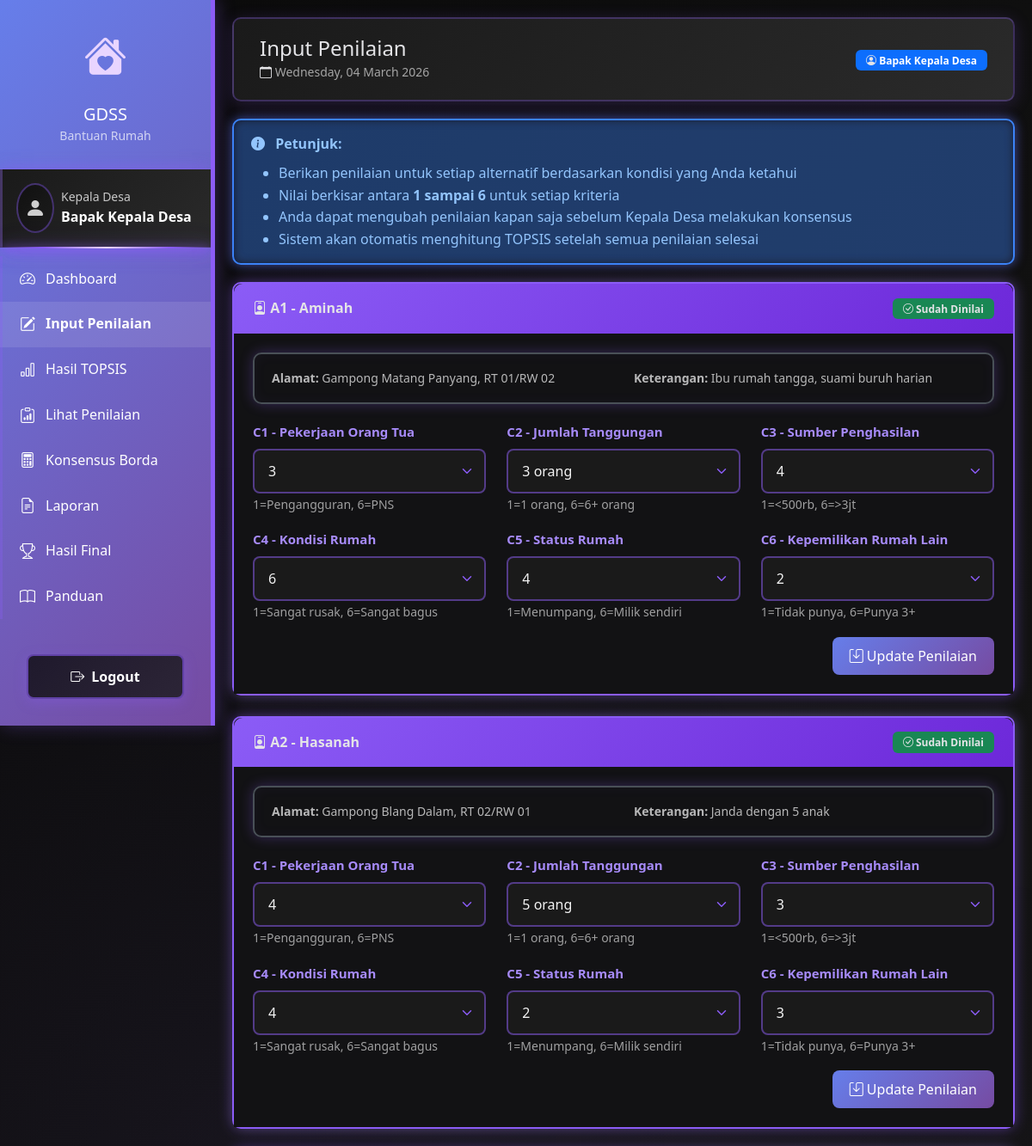
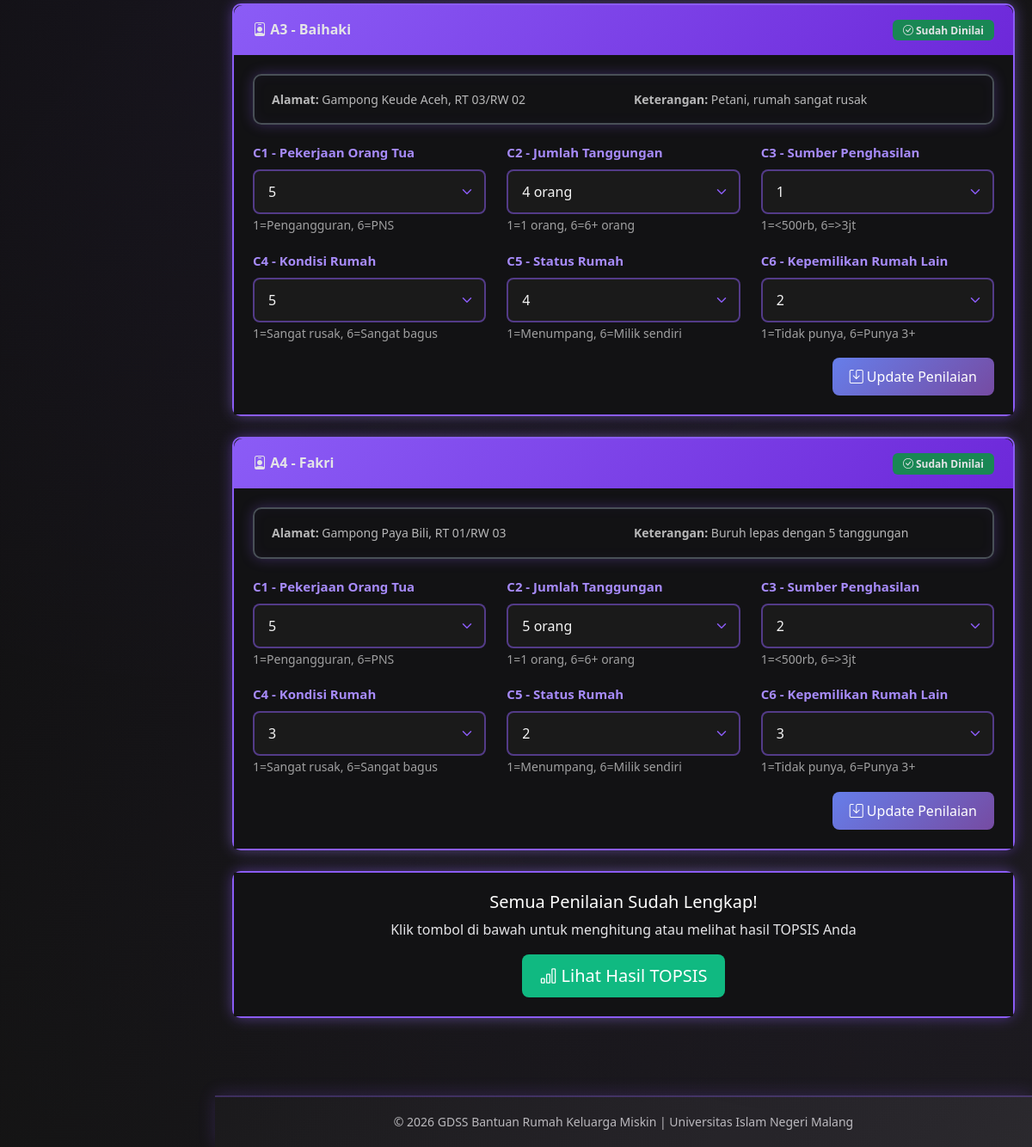
/dm/input_penilaian.php (signed in), run on the app's committed database (2 pictures, top to bottom).
### tables this page shows
CREATE TABLE `alternatif` (
  `id` int NOT NULL,
  `kode` varchar(10) NOT NULL,
  `nama` varchar(100) NOT NULL,
  `alamat` text,
  `no_kk` varchar(20) DEFAULT NULL,
  `no_ktp` varchar(20) DEFAULT NULL,
  `keterangan` text,
  `created_at` timestamp NULL DEFAULT CURRENT_TIMESTAMP
);

### config/database.php (called while the page is built, shortened)
<?php
$conn = mysqli_connect(DB_HOST, DB_USER, DB_PASS, DB_NAME);
mysqli_set_charset($conn, "utf8");
function query($sql) {
    global $conn;
    $result = mysqli_query($conn, $sql);
    return $result;
}
function fetch($sql) {
    $result = query($sql);
    return mysqli_fetch_assoc($result);
}
function fetchAll($sql) {
    $result = query($sql);
    $rows = [];
    while ($row = mysqli_fetch_assoc($result)) {
        $rows[] = $row;
    }
    return $rows;
}
?>

### functions/topsis.php (called while the page is built, shortened)
<?php
require_once __DIR__ . '/../config/database.php';
function cekPenilaianLengkap($user_id) {
    $totalAlternatif = fetch("SELECT COUNT(*) as total FROM alternatif")['total'];
    $totalPenilaian = fetch("SELECT COUNT(*) as total FROM penilaian WHERE user_id = $user_id")['total'];
    return $totalPenilaian >= $totalAlternatif;
}
?>

### dm/input_penilaian.php (the view, shortened to what this page needs)
<?php
require_once '../includes/header.php';
require_once '../functions/topsis.php';
$user_id = $_SESSION['user_id'];
$alternatif = fetchAll("SELECT * FROM alternatif ORDER BY kode");
$penilaianAda = fetchAll("SELECT * FROM penilaian WHERE user_id = $user_id");
$penilaianMap = [];
foreach ($penilaianAda as $p) {
    $penilaianMap[$p['alternatif_id']] = $p;
}
?>
<div class="alert alert-info">
    <i class="bi bi-info-circle-fill"></i>
    <strong>Petunjuk:</strong>
    <ul class="mb-0 mt-2">
        <li>Berikan penilaian untuk setiap alternatif berdasarkan kondisi yang Anda ketahui</li>
        <li>Nilai berkisar antara <strong>1 sampai 6</strong> untuk setiap kriteria</li>
        <li>Anda dapat mengubah penilaian kapan saja sebelum Kepala Desa melakukan konsensus</li>
        <li>Sistem akan otomatis menghitung TOPSIS setelah semua penilaian selesai</li>
    </ul>
</div>
<?php foreach ($alternatif as $alt): ?>
<?php
$sudahDinilai = isset($penilaianMap[$alt['id']]);
$nilai = $sudahDinilai ? $penilaianMap[$alt['id']] : null;
?>
<div class="card mb-4">
    <div class="card-header d-flex justify-content-between align-items-center">
        <span>
            <i class="bi bi-person-badge"></i>
            <strong><?= $alt['kode'] ?> - <?= $alt['nama'] ?></strong>
        </span>
        <?php if ($sudahDinilai): ?>
            <span class="badge bg-success">
                <i class="bi bi-check-circle"></i> Sudah Dinilai
            </span>
        <?php else: ?>
            <span class="badge bg-warning">
                <i class="bi bi-hourglass-split"></i> Belum Dinilai
            </span>
        <?php endif; ?>
    </div>
    <div class="card-body">
        <div class="alert alert-light">
            <div class="row">
                <div class="col-md-6">
                    <small><strong>Alamat:</strong> <?= $alt['alamat'] ?></small>
                </div>
                <div class="col-md-6">
                    <small><strong>Keterangan:</strong> <?= $alt['keterangan'] ?></small>
                </div>
            </div>
        </div>
        <form method="POST" action="">
            <div class="row">
                <div class="col-md-4 mb-3">
                    <label class="form-label"><strong>C1 - Pekerjaan Orang Tua</strong></label>
                    <select name="c1_pekerjaan" class="form-select" required>
                        <?php for($i=1; $i<=6; $i++): ?>
                        <option value="<?= $i ?>" <?= $nilai && $nilai['c1_pekerjaan'] == $i ? 'selected' : '' ?>>
                            <?= $i ?>
                        </option>
                        <?php endfor; ?>
                    </select>
                    <small class="text-muted">1=Pengangguran, 6=PNS</small>
                </div>
                <div class="col-md-4 mb-3">
                    <label class="form-label"><strong>C2 - Jumlah Tanggungan</strong></label>
                    <select name="c2_tanggungan" class="form-select" required>
                        <?php for($i=1; $i<=6; $i++): ?>
                        <option value="<?= $i ?>" <?= $nilai && $nilai['c2_tanggungan'] == $i ? 'selected' : '' ?>>
                            <?= $i ?> orang
                        </option>
                        <?php endfor; ?>
                    </select>
                    <small class="text-muted">1=1 orang, 6=6+ orang</small>
                </div>
                <div class="col-md-4 mb-3">
                    <label class="form-label"><strong>C3 - Sumber Penghasilan</strong></label>
                    <select name="c3_penghasilan" class="form-select" required>
                        <?php for($i=1; $i<=6; $i++): ?>
                        <option value="<?= $i ?>" <?= $nilai && $nilai['c3_penghasilan'] == $i ? 'selected' : '' ?>>
                            <?= $i ?>
                        </option>
                        <?php endfor; ?>
                    </select>
                    <small class="text-muted">1=<500rb, 6=>3jt</small>
                </div>
                <div class="col-md-4 mb-3">
                    <label class="form-label"><strong>C4 - Kondisi Rumah</strong></label>
                    <select name="c4_kondisi_rumah" class="form-select" required>
                        <?php for($i=1; $i<=6; $i++): ?>
                        <option value="<?= $i ?>" <?= $nilai && $nilai['c4_kondisi_rumah'] == $i ? 'selected' : '' ?>>
                            <?= $i ?>
                        </option>
                        <?php endfor; ?>
                    </select>
                    <small class="text-muted">1=Sangat rusak, 6=Sangat bagus</small>
                </div>
                <div class="col-md-4 mb-3">
                    <label class="form-label"><strong>C5 - Status Rumah</strong></label>
                    <select name="c5_status_rumah" class="form-select" required>
                        <?php for($i=1; $i<=6; $i++): ?>
                        <option value="<?= $i ?>" <?= $nilai && $nilai['c5_status_rumah'] == $i ? 'selected' : '' ?>>
                            <?= $i ?>
                        </option>
                        <?php endfor; ?>
                    </select>
                    <small class="text-muted">1=Menumpang, 6=Milik sendiri</small>
                </div>
                <div class="col-md-4 mb-3">
                    <label class="form-label"><strong>C6 - Kepemilikan Rumah Lain</strong></label>
                    <select name="c6_kepemilikan" class="form-select" required>
                        <?php for($i=1; $i<=6; $i++): ?>
                        <option value="<?= $i ?>" <?= $nilai && $nilai['c6_kepemilikan'] == $i ? 'selected' : '' ?>>
                            <?= $i ?>
                        </option>
                        <?php endfor; ?>
                    </select>
                    <small class="text-muted">1=Tidak punya, 6=Punya 3+</small>
                </div>
            </div>
            <div class="text-end">
                <button type="submit" class="btn btn-primary">
                    <i class="bi bi-save"></i>
                    <?= $sudahDinilai ? 'Update Penilaian' : 'Simpan Penilaian' ?>
                </button>
            </div>
        </form>
    </div>
</div>
<?php endforeach; ?>
<?php if (cekPenilaianLengkap($user_id)): ?>
<div class="card">
    <div class="card-body text-center">
        <h5>Semua Penilaian Sudah Lengkap!</h5>
        <p class="text-muted">Klik tombol di bawah untuk menghitung atau melihat hasil TOPSIS Anda</p>
        <a href="hasil_topsis.php" class="btn btn-success btn-lg">
            <i class="bi bi-bar-chart"></i> Lihat Hasil TOPSIS
        </a>
    </div>
</div>
<?php endif; ?>
<?php require_once '../includes/footer.php'; ?>

### assets/css/style.css (style rules this page uses)
:root { --primary-purple: #8B5CF6; --secondary-purple: #A78BFA; --dark-purple: #6D28D9; --deep-purple: #5B21B6; --black-primary: #0A0A0A; --black-secondary: #1A1A1A; --black-tertiary: #2A2A2A; --black-quaternary: #3A3A3A; --success-color: #10B981; --danger-color: #EF4444; --warning-color: #F59E0B; --info-color: #3B82F6; --light-purple: #E9D5FF; --sidebar-width: 250px; --transition-speed: 0.3s; }
* { margin: 0; padding: 0; box-sizing: border-box; }
body { font-family: 'Segoe UI', Tahoma, Geneva, Verdana, sans-serif; background: linear-gradient(135deg, var(--black-primary) 0%, var(--black-secondary) 100%) !important; color: #FFFFFF !important; line-height: 1.6; overflow-x: hidden; }
body::before { content: ''; position: fixed; top: 0; left: 0; width: 100%; height: 100%; background: radial-gradient(circle at 20% 50%, rgba(139, 92, 246, 0.05) 0%, transparent 50%), radial-gradient(circle at 80% 80%, rgba(109, 40, 217, 0.05) 0%, transparent 50%); pointer-events: none; z-index: 0; }
a { text-decoration: none; transition: all var(--transition-speed) ease; }
div[class*="header"], div[class*="title"], div[class*="top"] { background-color: transparent !important; }
.card { background-color: #1a1a1e !important; border: 2px solid var(--primary-purple) !important; border-radius: 12px; box-shadow: 0 4px 25px rgba(139, 92, 246, 0.4), 0 0 20px rgba(139, 92, 246, 0.3), inset 0 0 20px rgba(139, 92, 246, 0.1); margin-bottom: 20px; transition: all var(--transition-speed) ease; position: relative; }
.card::before { content: ''; position: absolute; top: -2px; left: -2px; right: -2px; bottom: -2px; background: linear-gradient(135deg, var(--primary-purple) 0%, var(--secondary-purple) 50%, var(--primary-purple) 100%); border-radius: 12px; opacity: 0.5; z-index: -1; filter: blur(8px); animation: borderGlow 3s ease-in-out infinite; }
.card-header { background: linear-gradient(135deg, var(--primary-purple) 0%, var(--dark-purple) 100%) !important; color: #FFFFFF !important; border-radius: 12px 12px 0 0 !important; font-weight: 700; padding: 16px 22px; border: none; font-size: 16px; }
.card-body { padding: 22px; color: #e4e4e7 !important; background-color: #121214 !important; }
.card-text, .card-title, .card p, .card span { color: #e4e4e7 !important; }
.btn { border-radius: 8px; padding: 10px 20px; font-weight: 500; transition: all var(--transition-speed) ease; border: none; }
.btn-primary { background: linear-gradient(135deg, var(--primary-purple) 0%, var(--dark-purple) 100%); border: none; color: white; }
.btn-success { background: var(--success-color); color: white; }
.badge { padding: 6px 12px; border-radius: 6px; font-weight: 600; font-size: 12px; color: #FFFFFF !important; }
.form-control, .form-select { border-radius: 8px; border: 2px solid rgba(139, 92, 246, 0.5); padding: 12px 16px; transition: all var(--transition-speed) ease; background: #1a1a1a; color: rgba(255, 255, 255, 0.95) !important; font-weight: 500; }
.form-label { font-weight: 600; margin-bottom: 8px; color: var(--secondary-purple) !important; font-size: 15px; }
.form-select option { background: var(--black-tertiary); color: white; }
select.form-select, select.form-control { color: rgba(255, 255, 255, 0.95) !important; }
.alert { border-radius: 10px; border: 2px solid; padding: 15px 20px; margin-bottom: 20px; position: relative; box-shadow: 0 0 15px rgba(139, 92, 246, 0.3), inset 0 0 15px rgba(139, 92, 246, 0.05); }
.alert::before { content: ''; position: absolute; top: -2px; left: -2px; right: -2px; bottom: -2px; border-radius: 10px; opacity: 0.4; z-index: -1; filter: blur(6px); animation: alertGlow 2.5s ease-in-out infinite; }
.alert i { margin-right: 8px; }
.alert-info { background: rgba(59, 130, 246, 0.2); border-color: var(--info-color); color: #93C5FD; }
.alert-info::before { background: var(--info-color); }
h5, h6 { color: #FFFFFF !important; }
.text-muted { color: rgba(255, 255, 255, 0.6) !important; }
.container, .container-fluid, .row, .col, [class*="col-"] { background-color: transparent !important; }
a { color: var(--secondary-purple); }
small, .small { color: rgba(255, 255, 255, 0.7); }
div:not(.sidebar):not(.btn):not(.badge) { background-color: transparent; }

### data on the page
alternatif: kode "A1", nama "Aminah", shows "Sudah Dinilai", alamat "Gampong Matang Panyang, RT 01/RW 02", keterangan "Ibu rumah tangga, suami buruh harian", c1_pekerjaan "3", c2_tanggungan "3 orang", c3_penghasilan "4", c4_kondisi_rumah "6", c5_status_rumah "4", c6_kepemilikan "2", shows "Update Penilaian"
alternatif: kode "A2", nama "Hasanah", shows "Sudah Dinilai", alamat "Gampong Blang Dalam, RT 02/RW 01", keterangan "Janda dengan 5 anak", c1_pekerjaan "4", c2_tanggungan "5 orang", c3_penghasilan "3", c4_kondisi_rumah "4", c5_status_rumah "2", c6_kepemilikan "3", shows "Update Penilaian"
alternatif: kode "A3", nama "Baihaki", shows "Sudah Dinilai", alamat "Gampong Keude Aceh, RT 03/RW 02", keterangan "Petani, rumah sangat rusak", c1_pekerjaan "5", c2_tanggungan "4 orang", c3_penghasilan "1", c4_kondisi_rumah "5", c5_status_rumah "4", c6_kepemilikan "2", shows "Update Penilaian"
alternatif: kode "A4", nama "Fakri", shows "Sudah Dinilai", alamat "Gampong Paya Bili, RT 01/RW 03", keterangan "Buruh lepas dengan 5 tanggungan", c1_pekerjaan "5", c2_tanggungan "5 orang", c3_penghasilan "2", c4_kondisi_rumah "3", c5_status_rumah "2", c6_kepemilikan "3", shows "Update Penilaian"

### other printed values
getRoleDisplay($userInfo['role']) "Kepala Desa"
$userInfo['nama'] "Bapak Kepala Desa"
$pageTitle "Input Penilaian"
